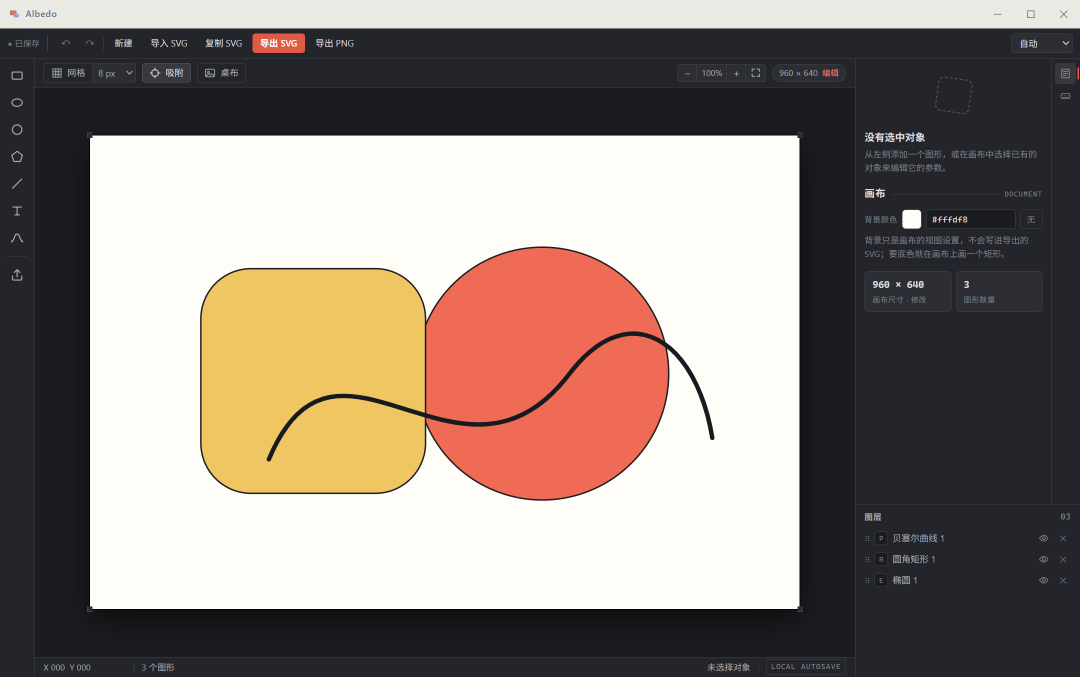
#> input picture src/websites/assets/screens/albedo.png, 2160 x 1353 px (shown at 1/2 size)
$ python app-ico.py ../src/websites/assets/screens/albedo.png out.png
#> lines starting #> are read from the running program, lines starting #| are printed output that depends on the picture
"""把一张位图转成多尺寸 Windows .ico（应用安装器的快捷方式图标用）。

用法：python code/app-ico.py <输入图> <输出.ico>
输入是包内那张图：SVG 已由 @resvg/resvg-js 渲染成 PNG（Pillow 不认 SVG，本机事实）。
与 make-ico.py 同一条做法：先裁方、重采样到 256 当基准，再出 16~256 各档。
"""

import sys

from PIL import Image

SIZES = [16, 24, 32, 48, 64, 128, 256]


def main() -> None:
    if len(sys.argv) != 3:
        print('用法：python code/app-ico.py <输入图> <输出.ico>')
        sys.exit(1)
    src = Image.open(sys.argv[1]).convert('RGBA')
    w, h = src.size
#> w = 2160; h = 1353
    side = min(w, h)
#> side = 1353
    if side != w or side != h:
        left, top = (w - side) // 2, (h - side) // 2
#> left = 403; top = 0
        src = src.crop((left, top, left + side, top + side))
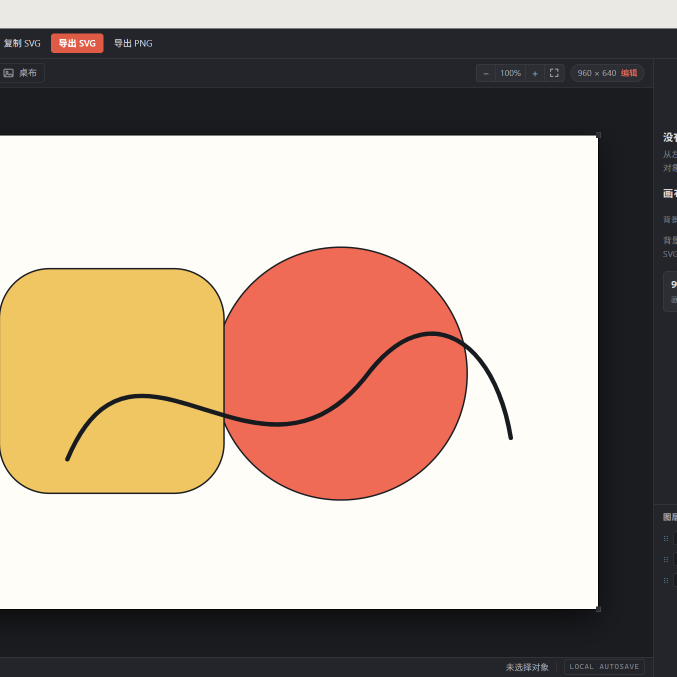
#> src: PIL image 1353x1353 RGBA (shown at 1/2 size); mean R, G, B, A 173.1, 154.2, 141, 255
    big = src.resize((256, 256), Image.LANCZOS)
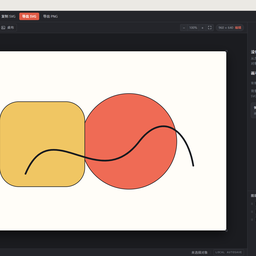
#> big: PIL image 256x256 RGBA; mean R, G, B, A 172.8, 154, 140.9, 255
    big.save(sys.argv[2], format='ICO', sizes=[(s, s) for s in SIZES])
    print(f'已生成 {sys.argv[2]}，尺寸 {SIZES}')


if __name__ == '__main__':
    main()
